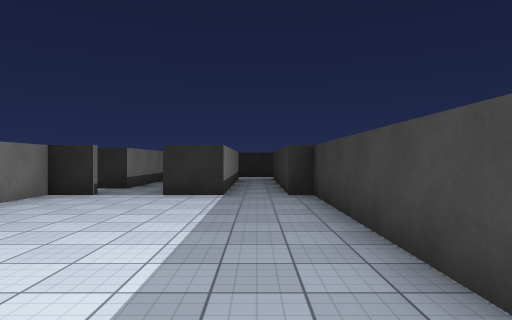
View 1 (above)

24 first-person views from a walk through a 3-D level made in the Unity game engine. The camera is 1.4 m above the floor, looks level and sees 75° across. The floor is counted in squares, 2 m on a side. Each view is taken from the middle of a square. On the plan, view 1 faces up. The plan holds only what a view shows up to about 10 squares ahead; the rest is blank. The player is left out. Surface patterns are stand-ins for the level's own textures.

View 2
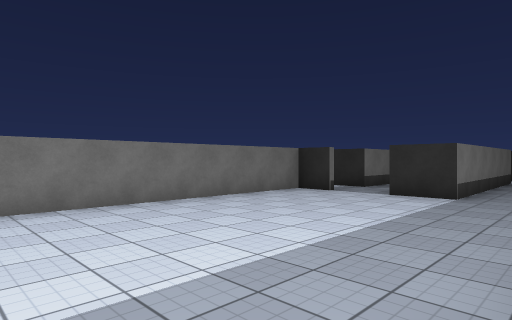

View 3
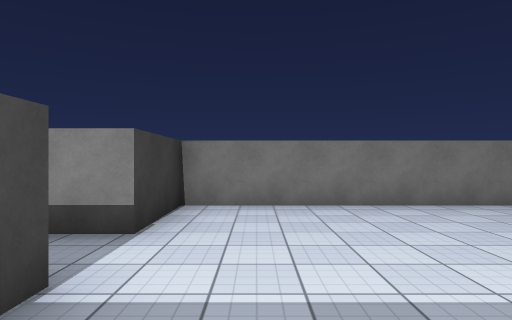

View 4
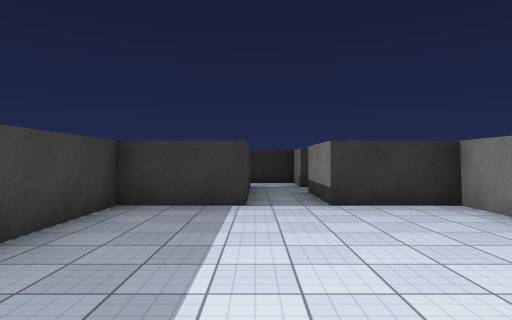

View 5
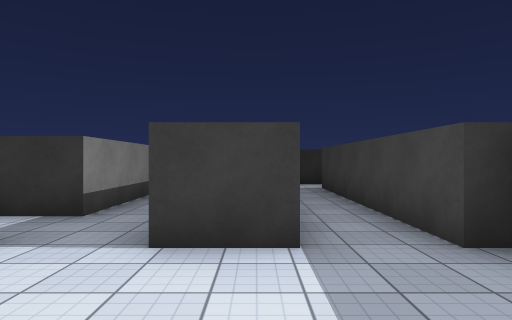

View 6
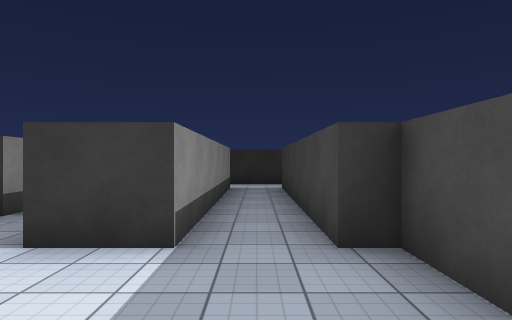

View 7
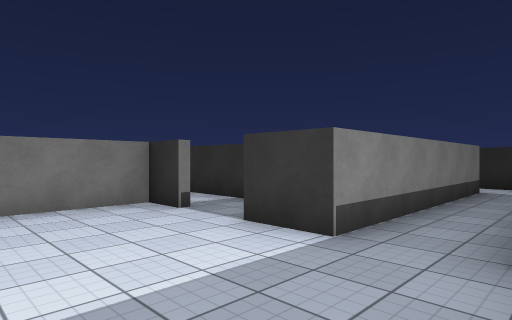

View 8
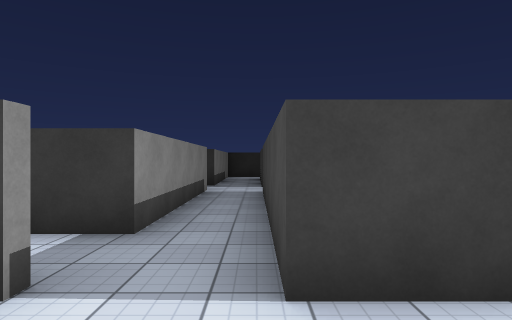

View 9
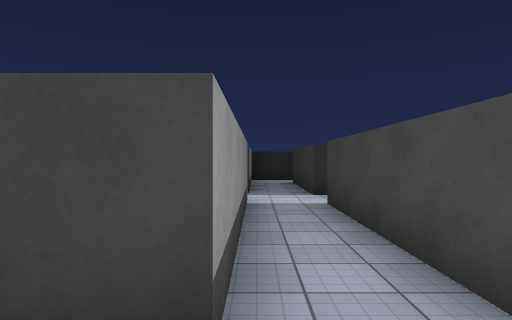

View 10
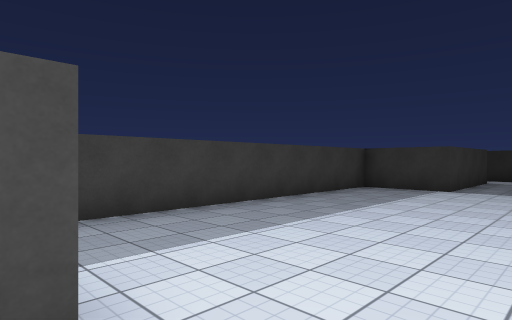

View 11
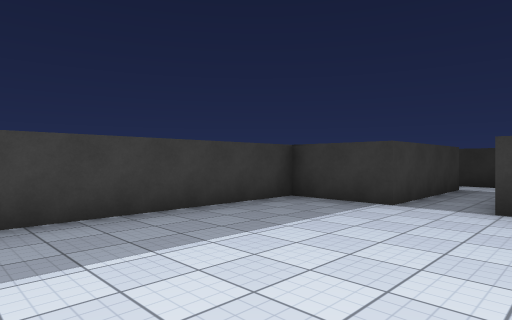

View 12
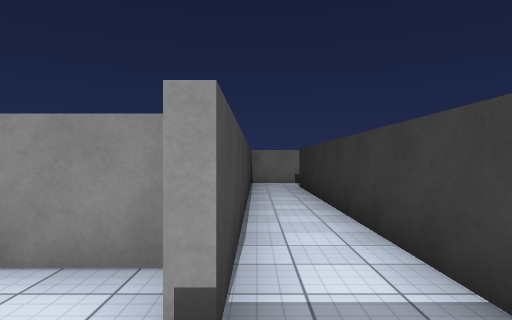

View 13
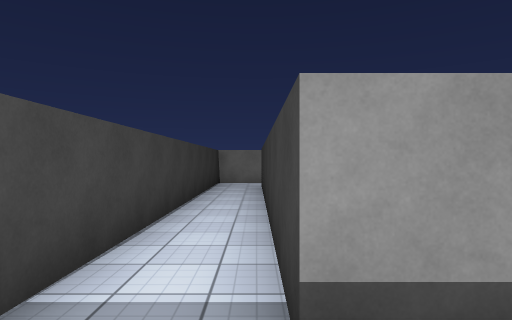

View 14
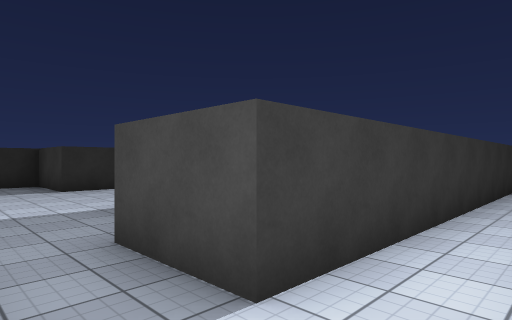

View 15
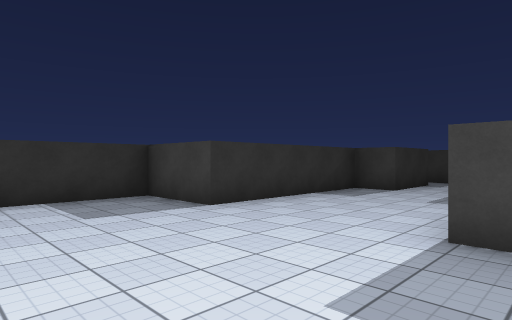

View 16
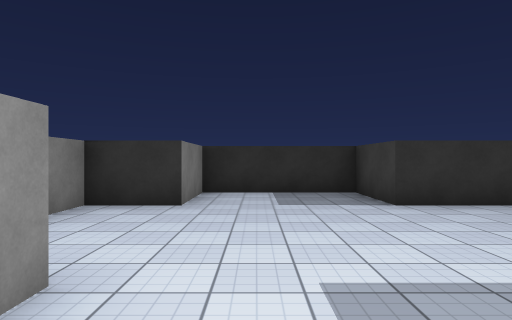

View 17
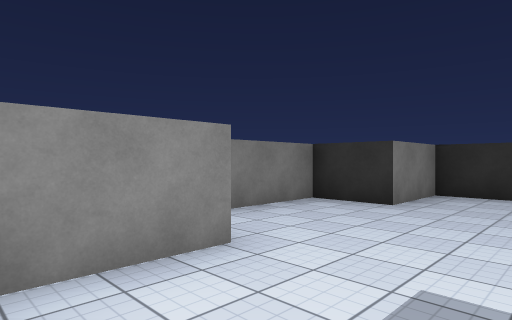

View 18
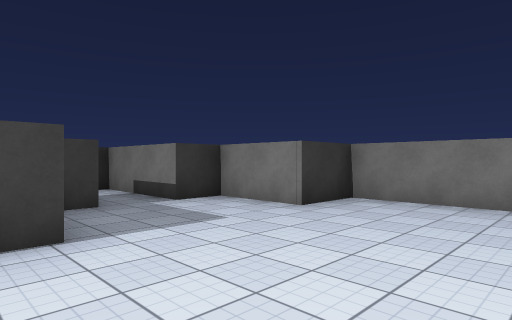

View 19
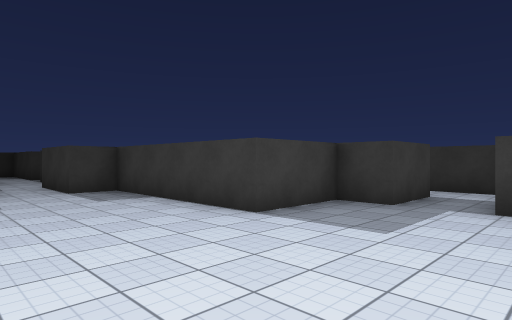

View 20
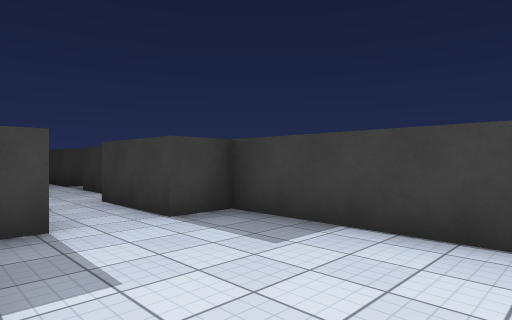

View 21
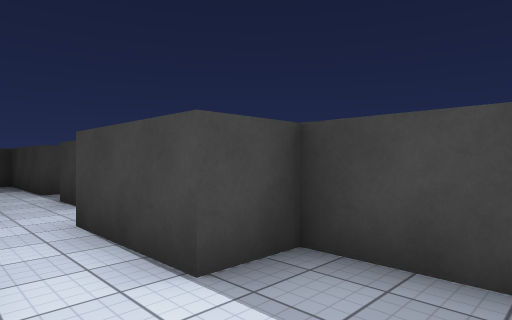

View 22
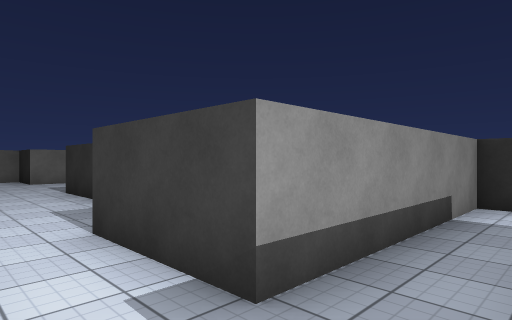

View 23
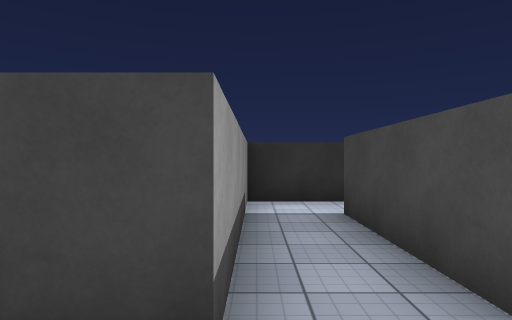

View 24
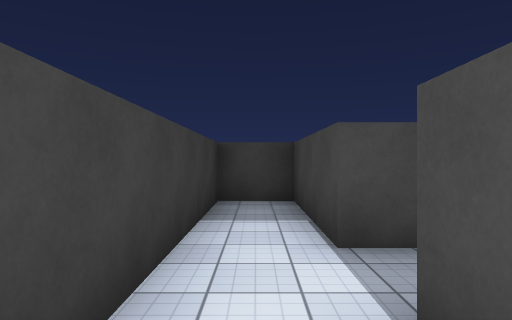

### Floor plan
Points are (right, up) in squares from view 1. A wall is a line through its corners. A room is listed if a view was taken in it or the views show most of it. See-through windows are left out.
Room 1 (views 1, 2, 3, 4, 5, 6, 7, 8, 11)
walls: (-3.2, 6.7) (-4.1, 6.7) (-4.1, -1.2) (-2.2, -1.2) (-2.2, -3.2); (-0.9, -3.4) (-0.9, -1.2) (1.2, -1.2) (1.2, 6.7) (0.7, 6.7) (0.7, 12.3); (-0.6, 12.3) (-0.6, 6.7) (-1.9, 6.7)
ways out: opening at (-2.5, 7) to room 2; opening at (0, 12) to room 5; opening at (-1.5, -2.5)
Room 2 (views 9, 10, 12, 13, 22, 23, 24)
walls: (-3.1, 12.8) (-3.1, 8.2); (-0.4, 13.6) (-1.9, 13.6) (-1.9, 17.4); (-1.5, 18.6) (-3.1, 18.6) (-3.1, 14.1); (-1.9, 6.7) (-1.9, 12.3) (-0.6, 12.3)
ways out: opening at (-2.5, 7) to room 1; opening at (-4, 8) to room 3; opening at (-4.5, 13.5) to room 4; opening at (-1, 13) to room 5
Room 3 (view 14)
walls: (-12.2, 9.8) (-12.2, 6.9) (-3.2, 6.9); (-3.1, 8.2) (-10.8, 8.2) (-10.8, 9.8)
ways out: opening at (-4, 8) to room 2; opening at (-11.5, 9) to room 4
Room 4 (views 15, 16, 17, 18, 19, 20, 21)
walls: (-10.8, 9.8) (-9.8, 9.8) (-9.8, 11.8) (-5.4, 11.8) (-5.4, 12.8) (-3.1, 12.8); (-3.1, 14.1) (-5.4, 14.1) (-5.4, 15.1) (-9.8, 15.1) (-9.8, 17.1) (-13.1, 17.1) (-13.1, 15.1) (-14.7, 15.1) (-14.7, 11.8) (-13.1, 11.8) (-13.1, 9.8) (-12.2, 9.8)
ways out: opening at (-4.5, 13.5) to room 2; opening at (-11.5, 9) to room 3
Room 5 (no view inside)
walls: (0.7, 12.3) (3.7, 12.3) (3.7, 13.6) (-0.4, 13.6)
ways out: opening at (0, 12) to room 1; opening at (-1, 13) to room 2

Where each view was taken, in squares from view 1:
view 1: 0 up, 0 right, facing up
view 2: 0 up, 1 right, facing up-left
view 3: 0 up, 1 right, facing left
view 4: 4 up, 1 left, facing down
view 5: 4 up, 1 left, facing up
view 6: 4 up, 0 right, facing up
view 7: 4 up, 1 right, facing up-left
view 8: 5 up, 2 left, facing up
view 9: 7 up, 3 left, facing up
view 10: 7 up, 3 left, facing down-right
view 11: 4 up, 3 left, facing down-right
view 12: 7 up, 2 left, facing left
view 13: 8 up, 2 left, facing left
view 14: 7 up, 12 left, facing up-right
view 15: 11 up, 13 left, facing up-right
view 16: 10 up, 12 left, facing up
view 17: 10 up, 11 left, facing up-left
view 18: 15 up, 9 left, facing down-left
view 19: 15 up, 13 left, facing down-right
view 20: 15 up, 9 left, facing down-right
view 21: 14 up, 7 left, facing down-right
view 22: 13 up, 2 left, facing up-left
view 23: 13 up, 3 left, facing up
view 24: 13 up, 2 left, facing right
